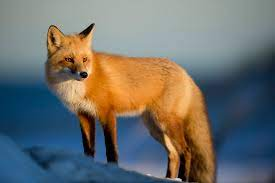
%> input picture Untitled2.jpeg, 275 x 183 px
$ octave Untitled10.m   (GNU Octave 9; MATLAB toolbox functions it lacks are replaced by stand-ins)
%> lines starting %> are read from the running program, lines starting %| are printed output that depends on the picture
%. Perform image enhancement, smoothing and sharpening, in spatial domain using
%different spatial filters and compare the performances
clc;
clear all;
close all;
% Load the image
inputImage = imread('Untitled2.jpeg');
%> inputImage is the input picture: size 183x275x3 uint8; mean R, G, B 109.5, 111, 107.6

% Convert the image to grayscale if it's not already
grayImage = rgb2gray(inputImage);
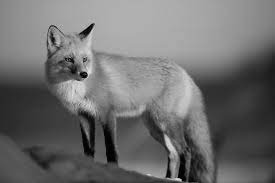
%> grayImage: size 183x275 uint8; min 0, max 227, mean 110.2

% Display the original image
%subplot(2, 3, 1);
figure(1)
imshow(grayImage);
title('Original Image');

% Image enhancement using histogram equalization
enhancedImage = histeq(grayImage);
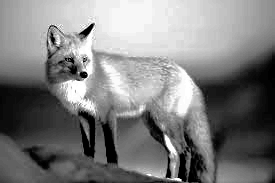
%> enhancedImage: size 183x275 uint8; min 0, max 255, mean 126.4
%subplot(2, 3, 2);
figure(2)
imshow(enhancedImage);
title('Enhanced Image (Histogram Equalization)');

% Smoothing using Gaussian filter
gaussianFilter = fspecial('gaussian', [5 5], 1);
smoothedImage = imfilter(grayImage, gaussianFilter, 'replicate');
%subplot(2, 3, 3);
figure(3)
imshow(smoothedImage);
title('Smoothed Image (Gaussian Filter)');

% Sharpening using Laplacian filter
laplacianFilter = fspecial('laplacian', 0);
sharpenedImage = imfilter(grayImage, laplacianFilter, 'replicate');
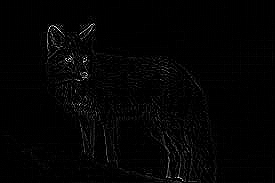
%> sharpenedImage: size 183x275 uint8; min 0, max 255, mean 3.6
%subplot(2, 3, 4);
figure(4)
imshow(sharpenedImage);
title('Sharpened Image (Laplacian Filter)');

% Sharpening using Unsharp Masking
blurredImage = imfilter(grayImage, gaussianFilter, 'replicate');
unsharpMask = grayImage - blurredImage;
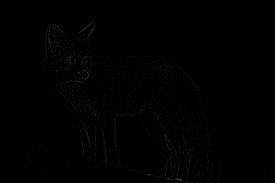
%> unsharpMask: size 183x275 uint8; min 0, max 71, mean 1
sharpenedImage2 = grayImage + unsharpMask;
%subplot(2, 3, 5);
figure(5)
imshow(sharpenedImage2);
title('Sharpened Image (Unsharp Masking)');

% Display comparisons
%subplot(2, 3, 6);
figure(6)
imshow(grayImage);
hold on;
h = text(size(grayImage, 2) / 2, 10, 'Original Image', 'Color', 'w', 'HorizontalAlignment', 'center');
set(h, 'FontSize', 10);
h = text(size(grayImage, 2) / 2, size(grayImage, 1) - 10, 'Different Image Enhancements', 'Color', 'w', 'HorizontalAlignment', 'center');
set(h, 'FontSize', 10);
hold off;

% Adjust the figure layout
set(gcf, 'Position', get(0, 'Screensize'));
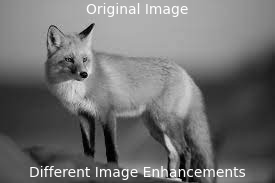
%> figure redrawn from the program's plot data

$ run again, with Untitled.jpeg copied over Untitled2.jpeg
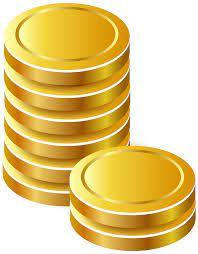
%> input picture Untitled.jpeg, 198 x 254 px
%> inputImage is the input picture: size 254x198x3 uint8; mean R, G, B 230.3, 202.7, 129
%> `unsharpMask = grayImage - blurredImage;`:
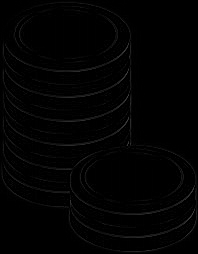
%> unsharpMask: size 254x198 uint8; min 0, max 68, mean 2.2
%> `set(gcf, 'Position', get(0, 'Screensize'));`:
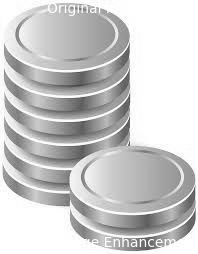
%> figure redrawn from the program's plot data

$ run again, with pexels-photo-1661179.jpeg copied over Untitled2.jpeg
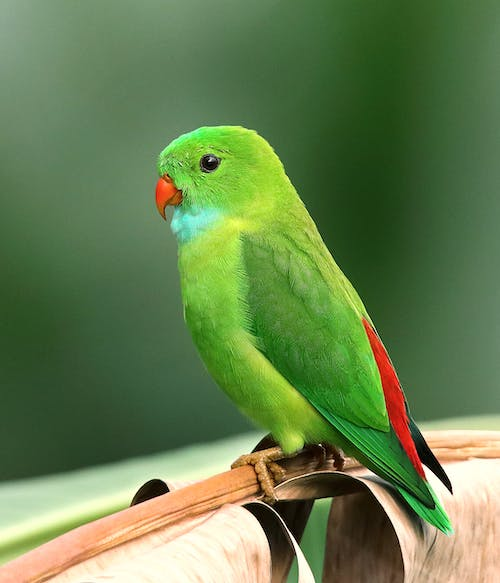
%> input picture pexels-photo-1661179.jpeg, 500 x 583 px
%> inputImage is the input picture: size 583x500x3 uint8; mean R, G, B 102.4, 127.9, 78.4
%> `unsharpMask = grayImage - blurredImage;`:
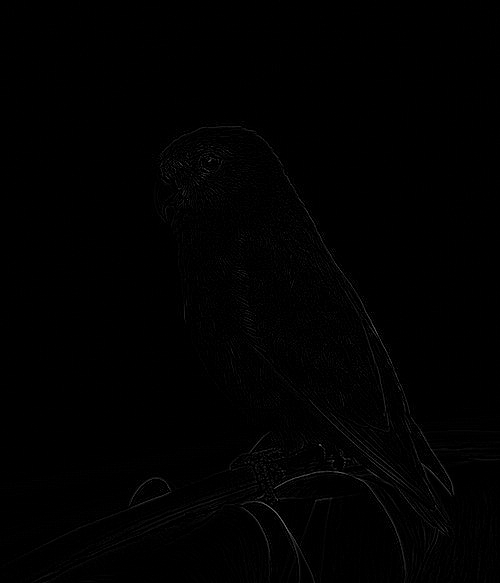
%> unsharpMask: size 583x500 uint8; min 0, max 117, mean 1.1
%> `set(gcf, 'Position', get(0, 'Screensize'));`:
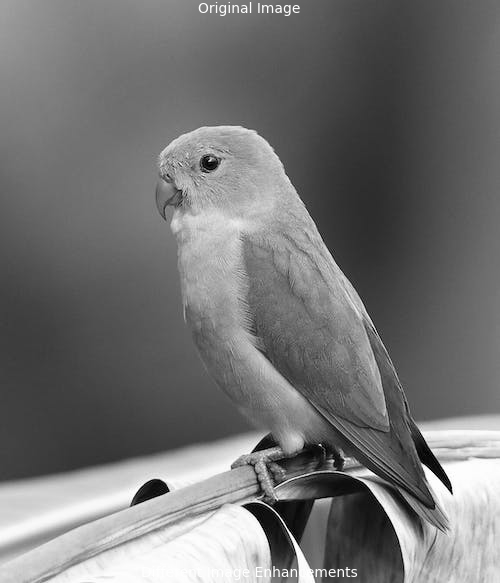
%> figure redrawn from the program's plot data
